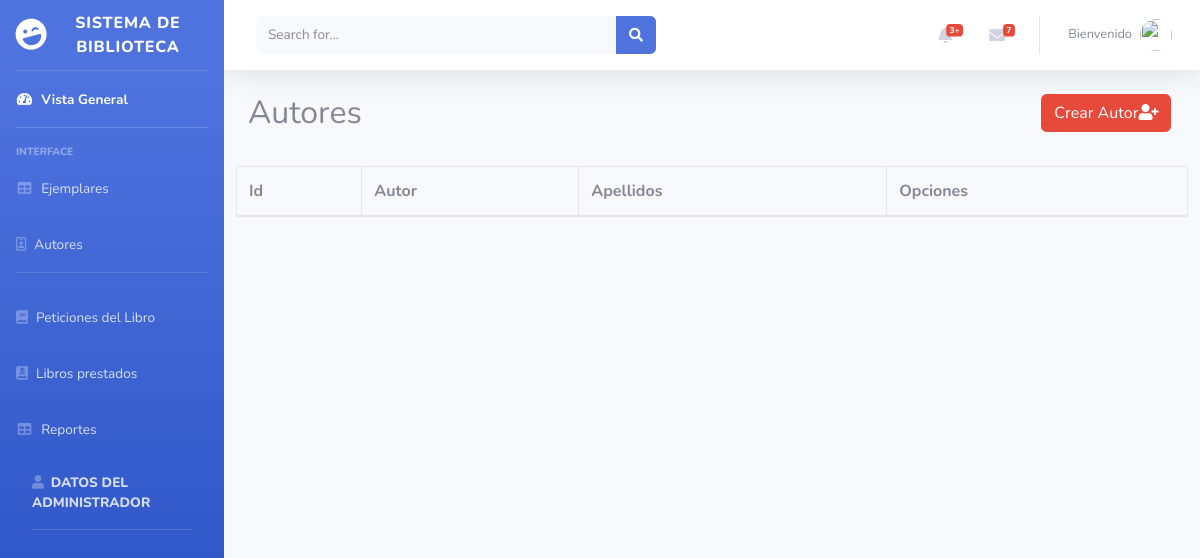
The app's page /index.php/autor, older data.
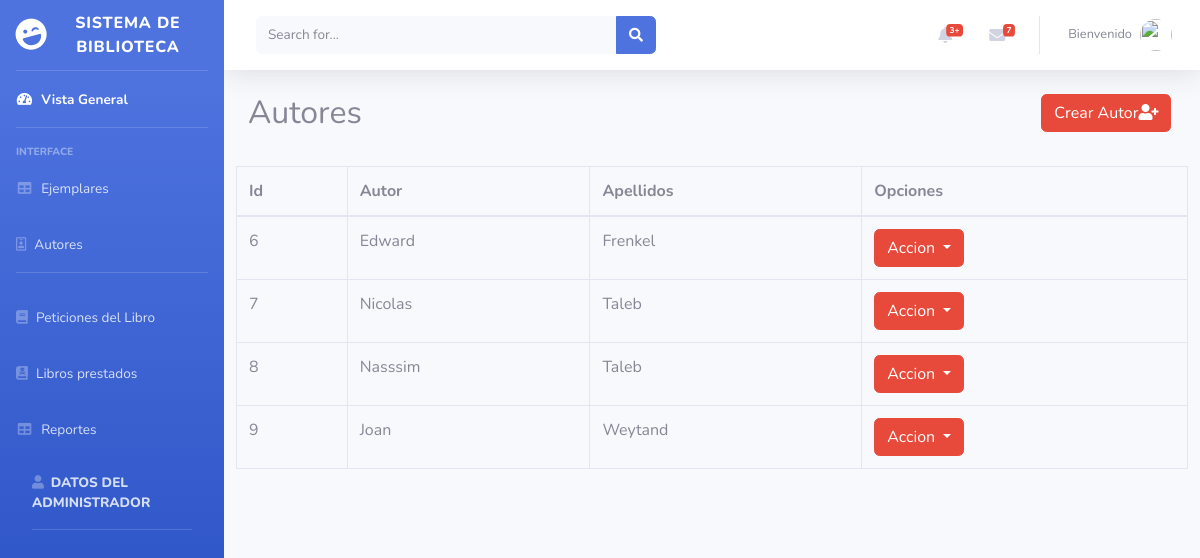
The same page, newer data.
### tables this page shows
CREATE TABLE `autor` (
  `auto_id` int(11) NOT NULL,
  `auto_nombres` varchar(45) DEFAULT NULL,
  `auto_apellidos` varchar(45) DEFAULT NULL,
  `auto_biografia` text
);

### application/controllers/Autor.php (called while the page is built, shortened)
<?php
class Autor extends CI_Controller {
    public function __construct()
    {
        $this->load->model('Autor_model');
        $this->load->helper('url_helper');
        $this->load->helper('form');
        $this->load->library('form_validation');
    }
    public function index()
    {
        $this->load->view('administrador/header');
        $data['autores'] = $this->Autor_model->notes_list();
        $data['titulo'] = 'Listado';
        $this->load->view('autores/lista_autor', $data);
    }
}

### index.php (called while the page is built, shortened)
<?php
require_once BASEPATH.'core/CodeIgniter.php';

### application/models/Autor_model.php (called while the page is built, shortened)
<?php
class Autor_model extends CI_Model {
    public function notes_list()
    {
        $query = $this->db->get('autor');
        return $query->result();
    }
}

### application/views/autores/lista_autor.php (the view, shortened to what this page needs)
  <link rel="stylesheet" type="text/css" href="https://cdn.datatables.net/1.10.16/css/dataTables.bootstrap.min.css">
<div class="container">
    <div class="row mt40">
   <div class="col-md-10">
    <h2>Autores</h2>
   </div>
   <div class="col-md-2">
    <a href="<?php echo base_url('index.php/Autor/crear/') ?>" class="btn btn-danger">Crear Autor<i class="fas fa-user-plus"></i></a>
   </div>
   <br>
   <br>
   <br>
    <table class="table table-bordered" id="example" cellspacing="0" width="100%">
       <thead>
          <tr>
             <th>Id</th>
             <th>Autor</th>
             <th>Apellidos</th>
             <th>Opciones</th>
          </tr>
       </thead>
       <tbody>
          <?php if($autores): ?>
          <?php foreach($autores as $autor): ?>
          <tr>
             <td><?php echo $autor->auto_id; ?></td>
             <td><?php echo $autor->auto_nombres; ?></td>
             <td><?php echo $autor->auto_apellidos; ?></td>
             <td>
              <div class="dropdown">
                <button class="btn btn-danger dropdown-toggle" type="button" data-toggle="dropdown">Accion
                  <span class="caret"></span></button>
              </div>
             </td>
          </tr>
         <?php endforeach; ?>
         <?php endif; ?>
       </tbody>
    </table>
</div>
</div>
</body>
</html>

Row changes from the older to the newer data that the page shows:
added autor: auto_id "6", auto_nombres "Edward", auto_apellidos "Frenkel"
added autor: auto_id "7", auto_nombres "Nicolas", auto_apellidos "Taleb"
added autor: auto_id "8", auto_nombres "Nasssim", auto_apellidos "Taleb"
added autor: auto_id "9", auto_nombres "Joan", auto_apellidos "Weytand"
